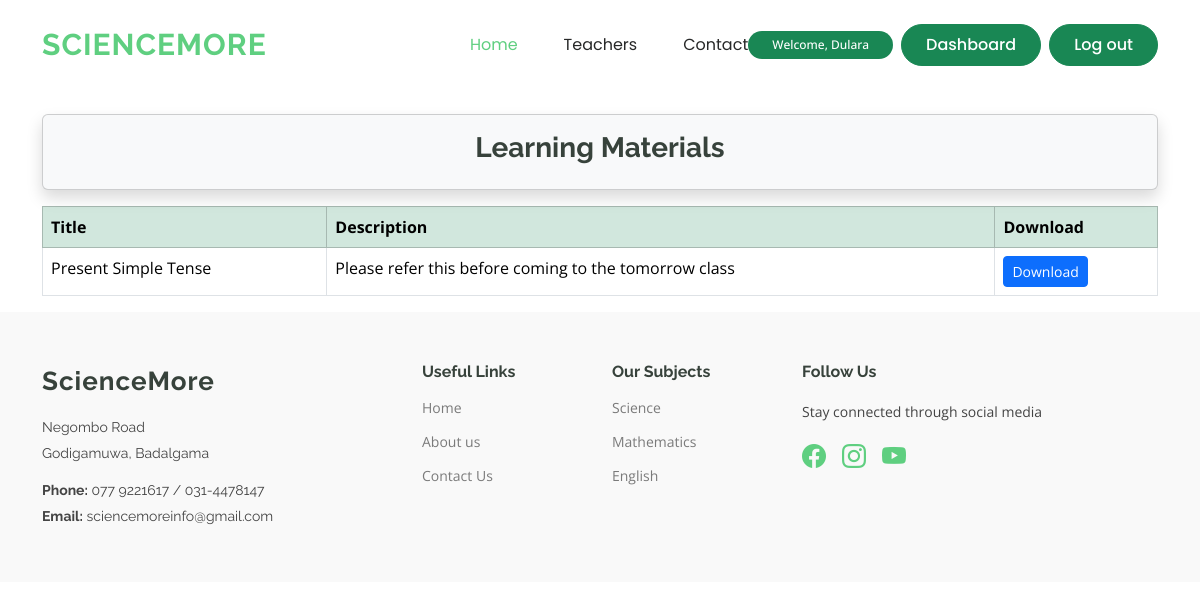
/web/student_materials/material_list.php?subject_id=2 (signed in), run on the app's committed database.
### tables this page shows
CREATE TABLE `learning_materials` (
  `Id` int(11) NOT NULL,
  `title_id` int(11) NOT NULL,
  `description` text NOT NULL,
  `material` varchar(255) NOT NULL,
  `status` int(11) NOT NULL
);

CREATE TABLE `learning_material_titles` (
  `Id` int(11) NOT NULL,
  `class_id` int(11) NOT NULL,
  `title` varchar(255) NOT NULL,
  `created_at` date NOT NULL,
  `status` int(11) NOT NULL
);

### web/student_materials/material_list.php (the view, shortened to what this page needs)
<?php
$db=dbConn();
$studentId=$_SESSION['STUDENT_ID'];
$subject_id=$_GET['subject_id'];
$sql = "SELECT lm.description, lm.material, s.name AS subject,title
        FROM learning_materials lm
        JOIN learning_material_titles lmt ON lm.title_id = lmt.id
        JOIN classes c ON lmt.class_id = c.Id
        JOIN subjects s ON c.Subject_id = s.Id
        JOIN student_enroll se ON se.class_id = c.Id
        WHERE se.student_id = $studentId AND c.Subject_id = $subject_id AND lm.status = 1";
$result=$db->query($sql);
?>
<div class="container mt-4">
    <div class="card shadow bg-light">
    <h3 class="text-center mb-4 fw-bold mt-3">Learning Materials</h3>
    </div>
    <?php
    if ($result->num_rows>0){?>
    <table class="table table-bordered mt-3">
       <thead class="table-success">
        <tr>
            <th>Title</th>
            <th>Description</th>
            <th>Download</th>
        </tr>
       </thead>
<?php
while($row=$result->fetch_assoc()){
    ?>
    <tr>
        <td><?=$row['title']?></td>
        <td><?=$row['description']?></td>
        <td>
            <a href="../../system/uploads/?=$row['material']?>" traget="_blank" class="btn btn-sm btn-primary">Download</a>
        </td>
        </tr>
        <?php } ?>
    </table>
    <?php } else{?>
<p class="text-center"> No learning materials found for this subject.</p>
  <?php  }?>
</div>
<?php
include '../layouts.php';
?>

### web/css/main.css (style rules this page uses)
:root { --default-font: "Open Sans", system-ui, -apple-system, "Segoe UI", Roboto, "Helvetica Neue", Arial, "Noto Sans", "Liberation Sans", sans-serif, "Apple Color Emoji", "Segoe UI Emoji", "Segoe UI Symbol", "Noto Color Emoji"; --heading-font: "Raleway", sans-serif; --nav-font: "Poppins", sans-serif; }
:root { --background-color: #ffffff; --default-color: #444444; --heading-color: #37423b; --accent-color: #5fcf80; --surface-color: #ffffff; --contrast-color: #ffffff; }
:root { --nav-color: #272828; --nav-hover-color: #5fcf80; --nav-mobile-background-color: #ffffff; --nav-dropdown-background-color: #ffffff; --nav-dropdown-color: #272828; --nav-dropdown-hover-color: #5fcf80; }
:root { scroll-behavior: smooth; }
body { color: var(--default-color); background-color: var(--background-color); font-family: var(--default-font); }
a { color: var(--accent-color); text-decoration: none; transition: 0.3s; }
h1, h2, h3, h4, h5, h6 { color: var(--heading-color); font-family: var(--heading-font); }

### data on the page
learning_materials: learning_material_titles.title "Present Simple Tense", description "Please refer this before coming to the tomorrow class"

### other printed values
$_SESSION['NAME'] "Dulara"
